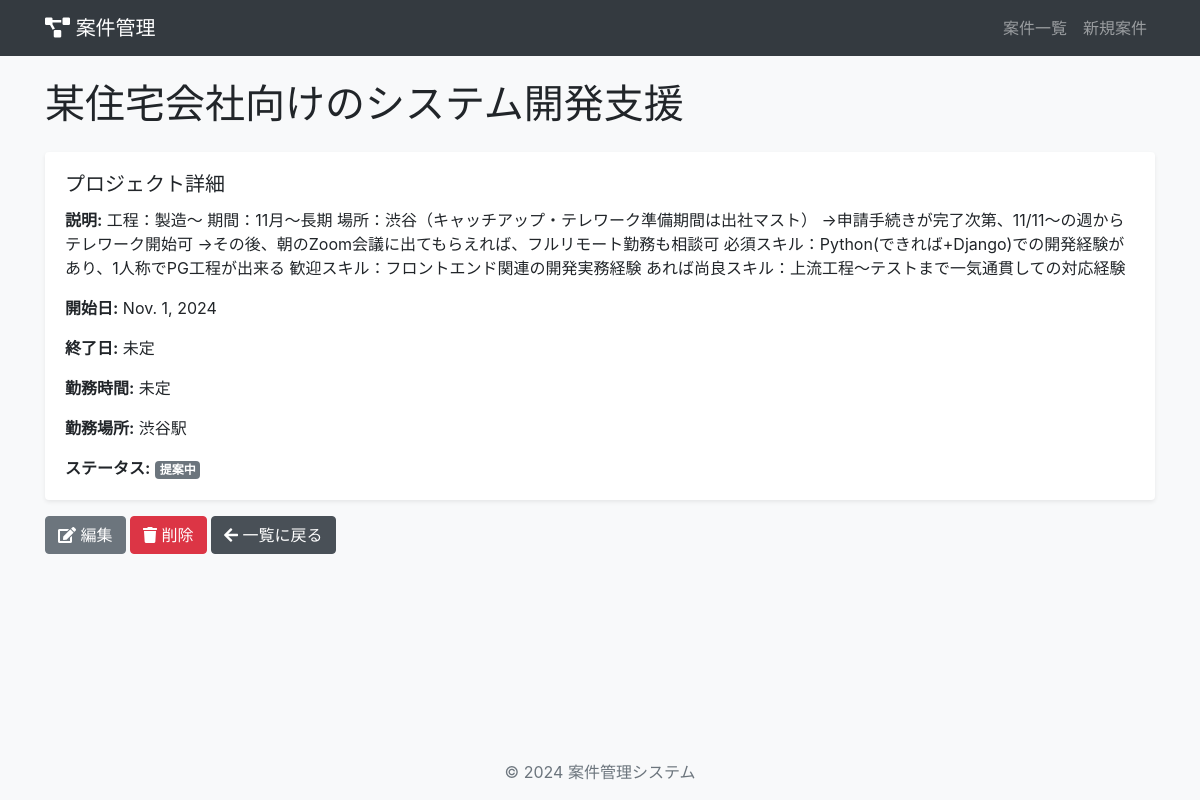
/1/, run on the app's committed database.
### projects/models.py (models this page shows, shortened)
class Project(models.Model):
    name = models.CharField(max_length=200)  # プロジェクト名
    description = models.TextField()  # プロジェクトの説明
    start_date = models.DateField()  # プロジェクト開始日
    end_date = models.DateField(null=True, blank=True)  # プロジェクト終了日（オプション）
    time = models.TextField(null=True, blank=True)  # 勤務時間（オプション）
    address = models.TextField(null=True, blank=True)  # 勤務場所
    status = models.CharField(max_length=20, choices=[  # プロジェクトの状態
        ('proposal', '提案中'),
        ('ongoing', '進行中'),
        ('waiting', '結果待ち'),
        ('confirmed', '確定'),
        ('failure', '失敗'),
    ], default='proposal')

### projects/views.py (the view)
# urls.py: path('<int:pk>/', views.ProjectDetailView.as_view(), name='project_detail'),
class ProjectDetailView(DetailView):
    model = Project
    template_name = 'projects/project_detail.html'

### projects/templates/projects/project_detail.html
{% extends 'base.html' %}
{% block content %}
  <h1 class="mb-4">{{ project.name }}</h1>
  <div class="card mb-3">
    <div class="card-body">
      <h5 class="card-title">プロジェクト詳細</h5>
      <p class="card-text"><strong>説明:</strong> {{ project.description }}</p>
      <p class="card-text"><strong>開始日:</strong> {{ project.start_date }}</p>
      <p class="card-text"><strong>終了日:</strong> {{ project.end_date|default:"未定" }}</p>
      <p class="card-text"><strong>勤務時間:</strong> {{ project.time|default:"未定" }}</p>
      <p class="card-text"><strong>勤務場所:</strong> {{ project.address|default:"未定" }}</p>
      <p class="card-text"><strong>ステータス:</strong> <span class="badge badge-secondary">{{ project.get_status_display }}</span></p>
    </div>
  </div>
  <div>
    <a href="{% url 'project_update' project.pk %}" class="btn btn-secondary">
      <i class="fas fa-edit"></i> 編集
    </a>
    <a href="{% url 'project_delete' project.pk %}" class="btn btn-danger">
      <i class="fas fa-trash"></i> 削除
    </a>
    <a href="{% url 'project_list' %}" class="btn btn-primary">
      <i class="fas fa-arrow-left"></i> 一覧に戻る
    </a>
  </div>
{% endblock %}

### templates/base.html (style rules this page uses)
body { display: flex; min-height: 100vh; flex-direction: column; background-color: #f8f9fa; }
.btn-primary { background-color: #495057; border-color: #495057; }
.card { border: none; box-shadow: 0 0.125rem 0.25rem rgba(0, 0, 0, 0.075); }

### data on the page
Project: name "某住宅会社向けのシステム開発支援", description "工程：製造～ 期間：11月～長期 場所：渋谷（キャッチアップ・テレワーク準備期間は出社マスト） →申請手続きが完了次第、11/11～の週からテレワーク開始可 →その後、朝のZoom会議に出てもらえれば、フルリモート勤務も相談可 必須スキル：Python(できれば+Django)での開発経験があり、1人称でPG工程が出来る 歓迎スキル：フロントエンド関連の開発実務経験 あれば尚良スキル：上流工程～テストまで一気通貫しての対応経験", start_date "Nov. 1, 2024", end_date "未定", time "未定", address "渋谷駅", status "提案中"
